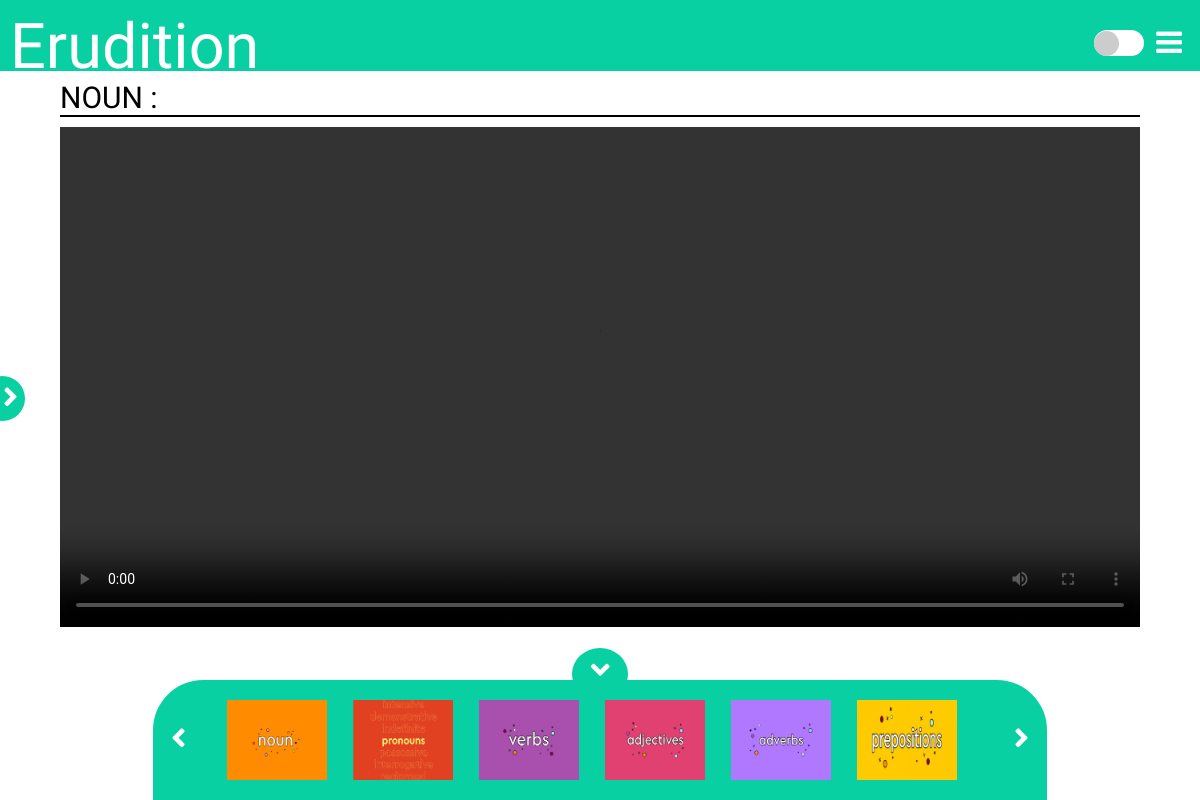
Page /content/video/ (signed in) on the committed database.
### VIDEO/models.py (models this page shows)
class Parts_Of_Speech(models.Model):
    Parts_Of_Speech_id = models.AutoField
    title = models.CharField(max_length=250)
    name = models.CharField(max_length=100)
    duration = models.FloatField(default=0.0)
    image = models.ImageField(upload_to='VIDEO/PARTS-OF-SPEECH/VIDEO-IMAGE', default="")
    video = models.FileField(upload_to='VIDEO/PARTS-OF-SPEECH/VIDEOS',null=True,validators=[FileExtensionValidator(allowed_extensions=['MOV','avi','mp4','webm','mkv'])])
    def __str__(self):
        return self.title

### VIDEO/views.py (the view)
# urls.py: path('content/video/', include('VIDEO.urls'))
def VIDEO(request):
    global main_topic
    topic = Topic.objects.all()
    Videos,video = main_topic.objects.all(), main_topic.objects.filter()[:1].get()
    if request.user.is_anonymous:
        return redirect('/signin')
    if request.POST.get("sub-topic"):
        if request.method=="POST":
            sub_topic=request.POST.get("sub-topic")
            video=main_topic.objects.get(title=sub_topic)
    else:
        if request.method=="POST":
            main_topic=request.POST.get("main-topic")
            for a in all_:
                temp = str(a)
                temp1 = "<class 'VIDEO.models."+main_topic+"'>"
                if temp==temp1:
                    main_topic=a
                    break
            Videos,video=main_topic.objects.all(), main_topic.objects.filter()[:1].get()
    details={"Videos":Videos, "video":video, "Topics":topic}
    details.update(user_info(request))
    return render(request, 'VIDEO/VIDEO.html',details)

### ERUDITION/views.py (called while the page is built)
def user_info(request):
    from django.contrib.auth.models import User
    if request.user.is_authenticated:
        username=request.user.username
        return {'person':username}
    return {}

### VIDEO/models.py (called while the page is built)
    def __str__(self):
        return self.topic_title

### VIDEO/templates/VIDEO/VIDEO.html (shortened to what this page needs)
{% extends 'NAVBAR.html' %}
{% load static %}
{% block static %} <link rel="stylesheet" type="text/css" href="{% static 'CSS/VIDEO.css' %}"> {% endblock %}
{% block body %}
  <div class="closing-button main" id="closing-button-main">
    <button onclick="hide('main-topic-nav','main-mutable','','closing-button-main')"><i class="fas fa-angle-left" id="main-mutable"></i></button>
  </div>
  <div class="video-window" id="video-window">
    <div class="video-window-title">{{video.title}} :</div>
    <div class="video-window-video"><video src="/{{video.video}}" id="video" height="500px" width="100%"
        controls></video>
    </div>
  </div>
  <div class="sub-topic-nav" id="sub-topic-nav">
    <button><i class="fas fa-angle-left" id="left"></i></button>
    <button style="float: right;" id="right"><i class="fas fa-angle-right"></i></button>
    <form action="" method="post">
      <div class="sub-topic-nav-content" id="sub-topic-nav-content">
        {% for i in Videos%}
        <button type="submit" value={{i}} name="sub-topic"><img src="/{{i.image}}" alt=""></button>
        {% endfor %}
      </div>
    </form>
  </div>
  <div class="closing-button sub" id="sub">
    <button onclick="hide('sub-topic-nav','sub-mutable','sub',this)"><i class="fas fa-angle-down"
        id="sub-mutable"></i></button>
  </div>
{% endblock %}

### templates/NAVBAR.html (shortened to what this page needs)
{% load static %}
<!DOCTYPE html>
<html lang="en">
<head>
  <link rel="stylesheet" href="https://cdnjs.cloudflare.com/ajax/libs/font-awesome/5.15.4/css/all.min.css">
  <link rel="stylesheet" href="https://cdnjs.cloudflare.com/ajax/libs/font-awesome/4.7.0/css/font-awesome.min.css">
  <link rel="stylesheet" type="text/css" href="{% static 'CSS/NAVBAR.css' %}">
  {% block static %} {% endblock %}
</head>
<body>
  <div class="nav" id="nav">
    <a href="{% url 'HOME' %}" class="Erudition">Erudition</a>
    <label class="switch">
      <span class="slider round"></span>
    </label>
    <div class="sub-nav">
      <a href="javascript:void(0);" class="icon" onclick="myFunction()">
        <i class="fa fa-bars"></i>
      </a>
    </div>
  </div>
  {% block body %} {% endblock %}
</body>
</html>

### static/CSS/NAVBAR.css (style rules this page uses)
:root { --theme: rgb(9, 208, 162); }
body { text-align: center; background-repeat: no-repeat; background-size: cover; background-attachment: fixed; color: black; font-size: 24px; font-family: 'Dancing Script', cursive; margin: 0px; padding: 0px; transition: 0.5s; user-select: none; background-color: white; scroll-behavior: smooth; }
a { color: white; text-decoration: none; }
button { text-decoration: none; background-color: transparent; border: none; cursor: pointer; font-family: 'Dancing Script', cursive; font-size: 30px; color: white; }
.nav { transition: 0.4s; font-size: 30px; background-color: var(--theme); position: fixed; width: 100%; z-index: 1; }
.sub-nav { margin-top: 30px; padding: 10px; }
.Erudition { font-size: 100px; font-family: 'Great Vibes', cursive; float: left; padding-top: 10px; margin-bottom: -12px; margin-left: 10px; }
.nav .icon { display: none; }
.switch { position: absolute; display: inline-block; width: 50px; height: 26px; top: 95px; right: 40px; }
.slider { position: absolute; cursor: pointer; top: 0; left: 0; right: 0; bottom: 0; background-color: white; -webkit-transition: .4s; transition: .4s; }
.slider:before { position: absolute; content: ""; height: 25px; width: 25px; left: 0px; bottom: 0.5px; background-color: #ccc; -webkit-transition: .4s; transition: .4s; }
.slider.round { border-radius: 34px; }
.slider.round:before { border-radius: 50%; }
@media screen and (max-width: 1200px) { .nav a:not(:first-child), .nav button:not(:first-child), .dropdown .study_material { display: none; } }
@media screen and (max-width: 1200px) { .nav a.icon { float: right; display: block; margin-top: -15px; margin-right: 20px; } }
@media screen and (max-width: 1200px) { .switch { top: 30px; right: 70px; } }
@media screen and (max-width: 1200px) { .Erudition { font-size: 220%; } }

### rows in the picture
Parts_Of_Speech: title "NOUN", image (picture)
Parts_Of_Speech: image (picture)
Parts_Of_Speech: image (picture)
Parts_Of_Speech: image (picture)
Parts_Of_Speech: image (picture)
Parts_Of_Speech: image (picture)
